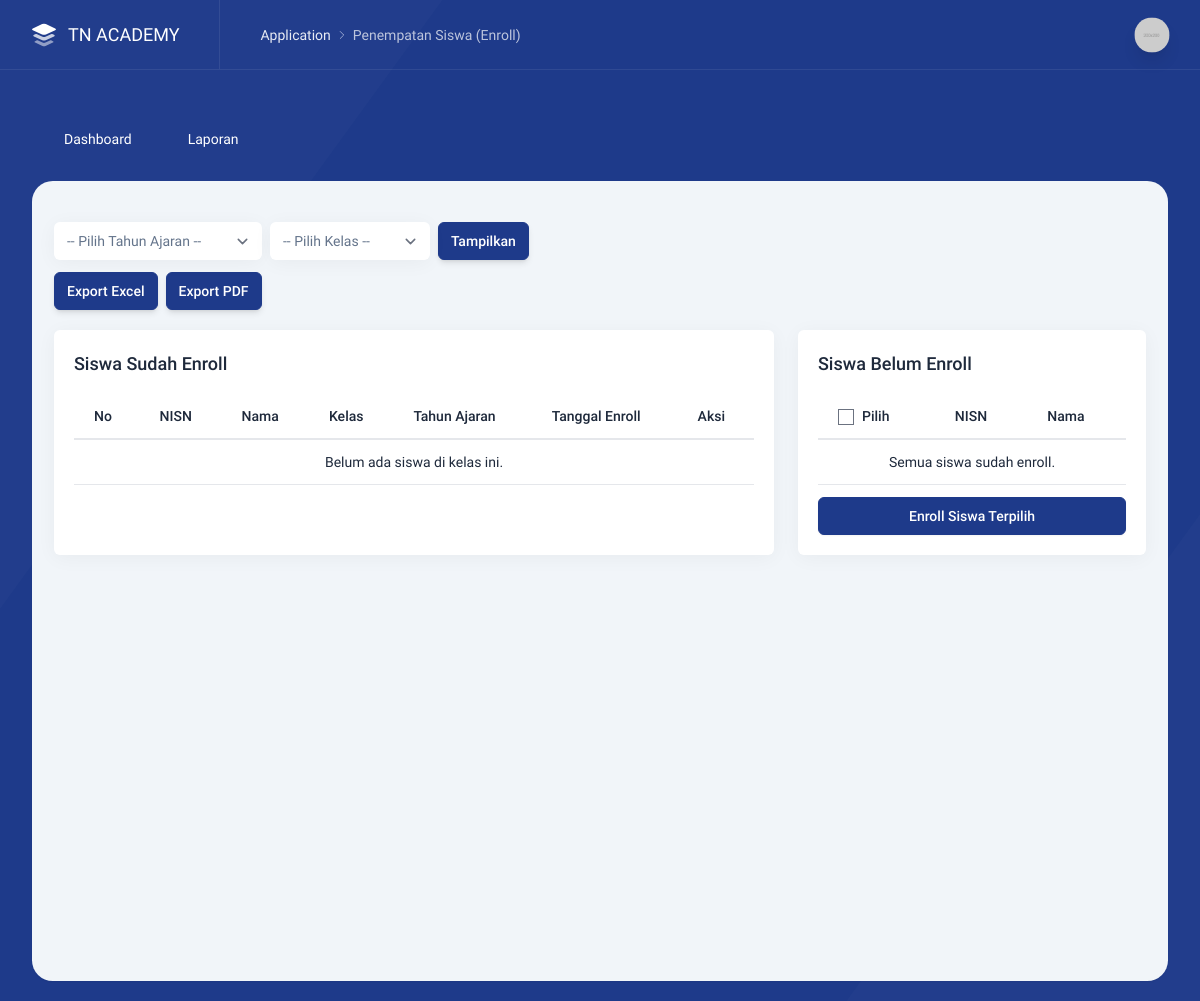
The page /index.php/admin/enrollsiswa/filter on the database as committed earlier.
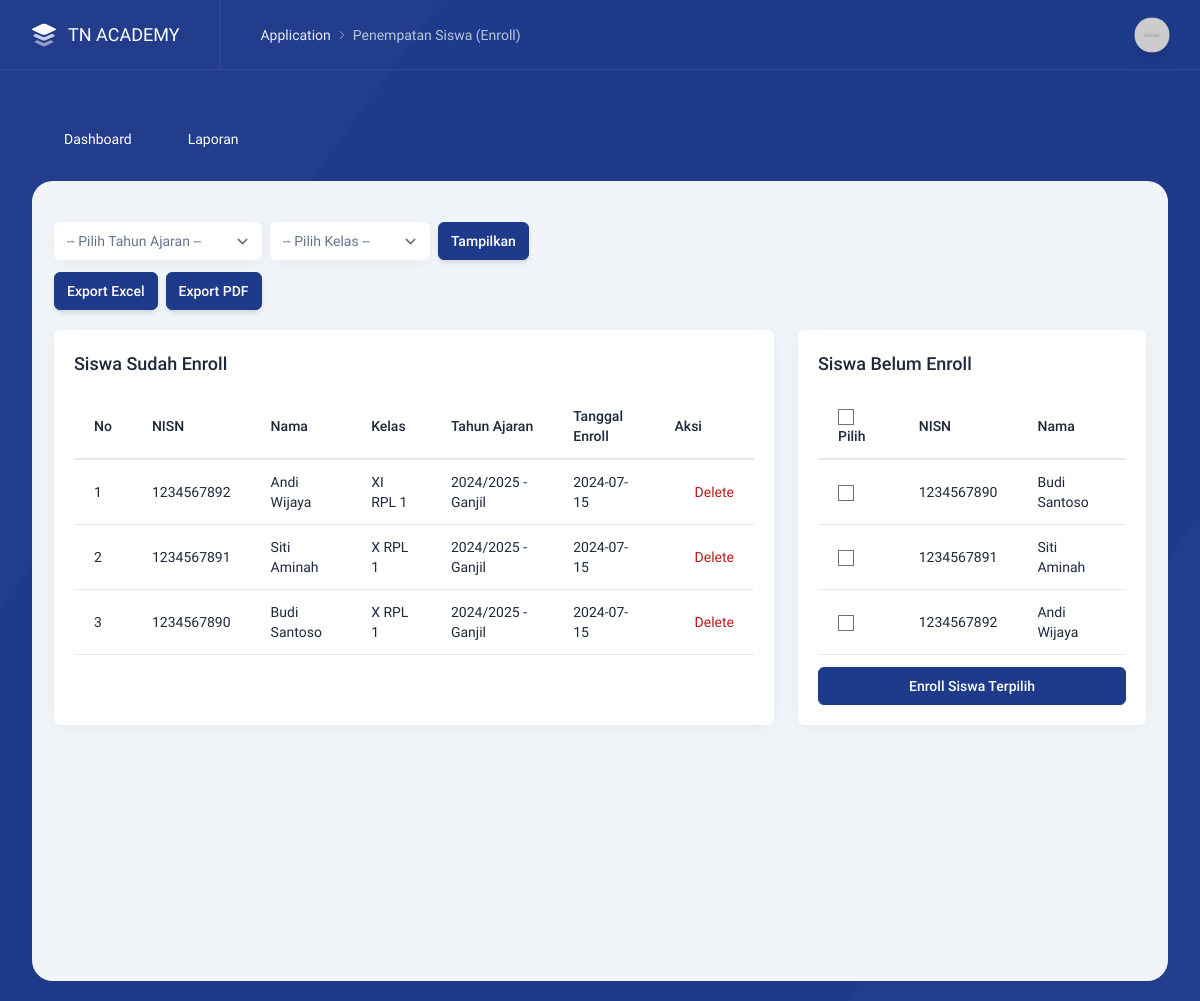
The same page on the database as committed later.
### tables this page shows
CREATE TABLE `enroll` (
  `id_enroll` int NOT NULL,
  `id_siswa` int NOT NULL,
  `id_kelas` int NOT NULL,
  `id_ta` int NOT NULL,
  `tanggal_enroll` timestamp NOT NULL DEFAULT CURRENT_TIMESTAMP,
  `status` enum('aktif','nonaktif','pindah','lulus') DEFAULT 'aktif'
);

CREATE TABLE `siswa` (
  `id_siswa` int NOT NULL,
  `nisn` varchar(20) NOT NULL,
  `nama` varchar(150) NOT NULL,
  `tgl_lahir` date NOT NULL,
  `thn_masuk` year NOT NULL,
  `status` enum('Aktif','Lulus','Keluar') NOT NULL DEFAULT 'Aktif'
);

CREATE TABLE `kelas` (
  `id_kelas` int NOT NULL,
  `nama_kelas` varchar(100) NOT NULL,
  `tingkat` enum('X','XI','XII') NOT NULL,
  `jurusan` varchar(100) NOT NULL
);

CREATE TABLE `tahun_ajaran` (
  `id_ta` int NOT NULL,
  `tahun` varchar(9) NOT NULL,
  `semester` enum('Ganjil','Genap') NOT NULL
);

### application/libraries/template.php (called while the page is built, shortened)
<?php
class Template{
    var $template_data = array();
    function set($name, $value){
        $this->template_data[$name] = $value;
    }
    function load($template = '', $view = '' , $view_data = array(), $return = FALSE){
        $this->CI =& get_instance();
        $this->set('contents', $this->CI->load->view($view, $view_data, TRUE));
        return $this->CI->load->view($template, $this->template_data, $return);
    }
}

### application/controllers/admin/Enrollsiswa.php (called while the page is built, shortened)
<?php defined('BASEPATH') OR exit('No direct script access allowed');
class Enrollsiswa extends MY_Controller {
    public function filter() {
        $id_ta    = $this->input->get('id_ta');
        $id_kelas = $this->input->get('id_kelas');
        $semester = $this->input->get('semester');
        $data = array(
            'title'        => 'Penempatan Siswa (Enroll)',
            'kelas'        => $this->Enroll_model->get_kelas(),
            'tahun_ajaran' => $this->Enroll_model->get_tahun_ajaran(),
            'enrolled'     => $this->Enroll_model->get_enroll($id_ta, $id_kelas, $semester),
            'not_enrolled' => $this->Enroll_model->get_siswa_not_enrolled($id_ta, $id_kelas, $semester),
            'filter'       => [
            'id_ta'    => $id_ta,
            'id_kelas' => $id_kelas,
            'semester' => $semester
        ]
        );
        $this->template->load('template', 'enroll/siswa', $data);
    }
}

### index.php (called while the page is built, shortened)
<?php
require_once BASEPATH.'core/CodeIgniter.php';

### application/models/Enroll_model.php (called while the page is built, shortened)
<?php
class Enroll_model extends CI_Model {
    public function get_kelas()
    {
        return $this->db->get('kelas')->result_array();
    }
    public function get_tahun_ajaran()
    {
        return $this->db->get('tahun_ajaran')->result_array();
    }
    public function get_enroll($id_ta = null, $id_kelas = null, $semester = null)
    {
        $this->db->select('enroll.id_enroll, enroll.id_siswa, enroll.id_kelas, enroll.id_ta,
                        DATE(enroll.tanggal_enroll) AS tanggal_enroll,
                        siswa.nisn, siswa.nama,
                        kelas.nama_kelas,
                        tahun_ajaran.tahun, tahun_ajaran.semester');
        $this->db->from('enroll');
        $this->db->join('siswa', 'siswa.id_siswa = enroll.id_siswa');
        $this->db->join('kelas', 'kelas.id_kelas = enroll.id_kelas');
        $this->db->join('tahun_ajaran', 'tahun_ajaran.id_ta = enroll.id_ta');
        $this->db->order_by('enroll.id_enroll', 'DESC');
        return $this->db->get()->result_array();
    }
    public function get_siswa_not_enrolled($id_ta = null, $id_kelas = null, $semester = null)
    {
        $this->db->select('s.*');
        $this->db->from('siswa s');
        return $this->db->get()->result_array();
    }
}

### application/views/enroll/siswa.php (the view, shortened to what the changed rows need)
<div class="p-4">
    <div class="grid grid-cols-3 gap-6">
        <div class="intro-y box p-5 w-full overflow-auto col-span-2">
            <h2 class="text-lg font-medium mb-4">Siswa Sudah Enroll</h2>
            <table id="tblEnrolled" class="table datatable w-full">
                <thead>
                    <tr>
                        <th>No</th>
                        <th>NISN</th>
                        <th>Nama</th>
                        <th>Kelas</th>
                        <th>Tahun Ajaran</th>
                        <th>Tanggal Enroll</th>
                        <th>Aksi</th>
                    </tr>
                </thead>
                <tbody>
                    <?php if (!empty($enrolled)): ?>
                        <?php $no = 1; foreach ($enrolled as $row): ?>
                            <tr>
                                <td><?= $no++; ?></td>
                                <td><?= $row['nisn']; ?></td>
                                <td><?= $row['nama']; ?></td>
                                <td><?= $row['nama_kelas']; ?></td>
                                <td><?= $row['tahun']; ?> - <?= $row['semester']; ?></td>
                                <td><?= $row['tanggal_enroll']; ?></td>
                                <td>
                                    <a class="flex text-danger delete-btn" href="javascript:;"
                                        onclick="confirmDelete('<?= site_url('admin/enrollsiswa/delete/'.$row['id_enroll']) ?>')">
                                        <i data-lucide="trash-2" class="w-4 h-4 mr-1"></i> Delete
                                    </a>
                                </td>
                            </tr>
                        <?php endforeach; ?>
                    <?php else: ?>
                        <tr><td colspan="7" class="text-center">Belum ada siswa di kelas ini.</td></tr>
                    <?php endif; ?>
                </tbody>
            </table>
        </div>
        <div class="intro-y box p-5 w-full overflow-auto col-span-1">
            <h2 class="text-lg font-medium mb-4">Siswa Belum Enroll</h2>
            <form method="POST" action="<?= base_url('admin/enrollsiswa/enroll_bulk') ?>">
                <table id="tblNotEnrolled" class="table datatable w-full">
                    <thead>
                        <tr>
                            <th><input type="checkbox" id="checkAll" class="mr-2">Pilih</th>
                            <th>NISN</th>
                            <th>Nama</th>
                        </tr>
                    </thead>
                    <tbody>
                        <?php if (!empty($not_enrolled)): ?>
                            <?php foreach ($not_enrolled as $s): ?>
                                <tr>
                                    <td><input type="checkbox" name="siswa_ids[]" value="<?= $s['id_siswa'] ?>"></td>
                                    <td><?= $s['nisn']; ?></td>
                                    <td><?= $s['nama']; ?></td>
                                </tr>
                            <?php endforeach; ?>
                        <?php else: ?>
                            <tr><td colspan="3" class="text-center">Semua siswa sudah enroll.</td></tr>
                        <?php endif; ?>
                    </tbody>
                </table>
            </form>
        </div>
    </div>
</div>

Rows that differ between the two databases and show on the page:
added enroll: id_siswa.nisn "1234567892", id_siswa.nama "Andi Wijaya", id_kelas.nama_kelas "XI RPL 1", id_ta.tahun "2024/2025", id_ta.semester "Ganjil", tanggal_enroll "2024-07-15"
added enroll: id_siswa.nisn "1234567891", id_siswa.nama "Siti Aminah", id_kelas.nama_kelas "X RPL 1", id_ta.tahun "2024/2025", id_ta.semester "Ganjil", tanggal_enroll "2024-07-15"
added enroll: id_siswa.nisn "1234567890", id_siswa.nama "Budi Santoso", id_kelas.nama_kelas "X RPL 1", id_ta.tahun "2024/2025", id_ta.semester "Ganjil", tanggal_enroll "2024-07-15"
added siswa: nisn "1234567890", nama "Budi Santoso"
added siswa: nisn "1234567891", nama "Siti Aminah"
added siswa: nisn "1234567892", nama "Andi Wijaya"
Other text that changed with them:
text no longer shown: "Belum ada siswa di kelas ini. Semua siswa sudah enroll."
